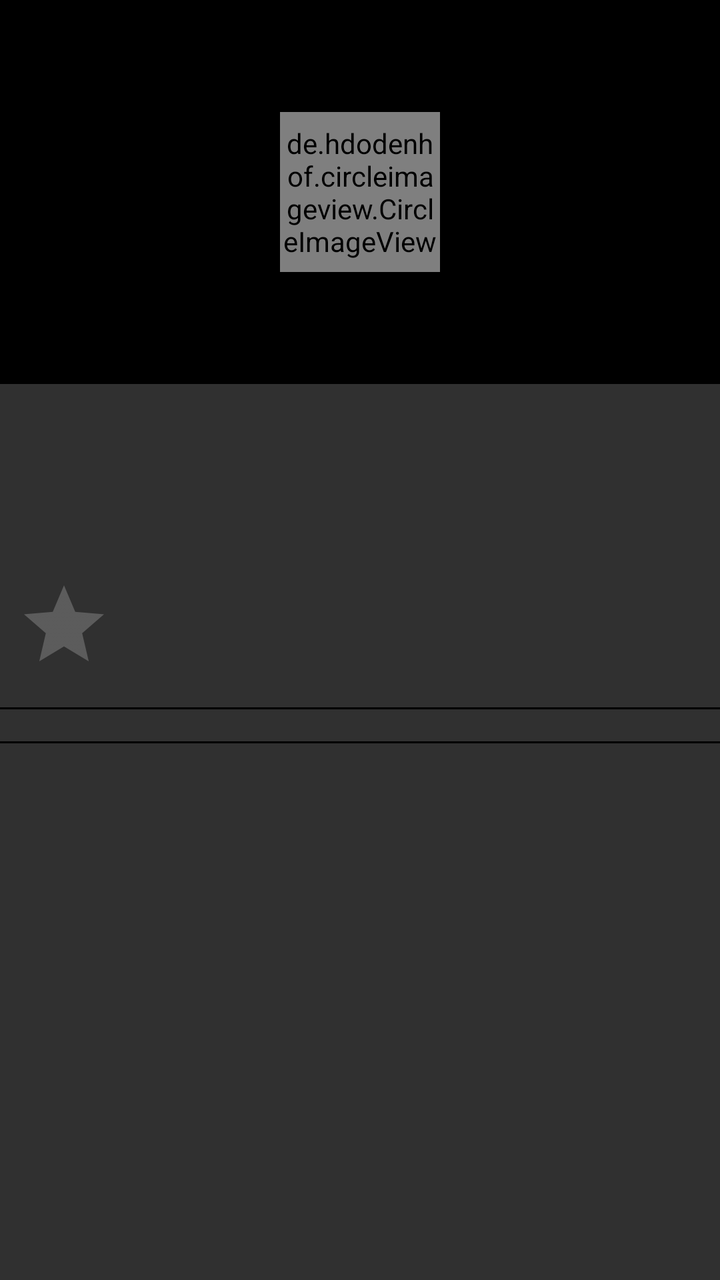
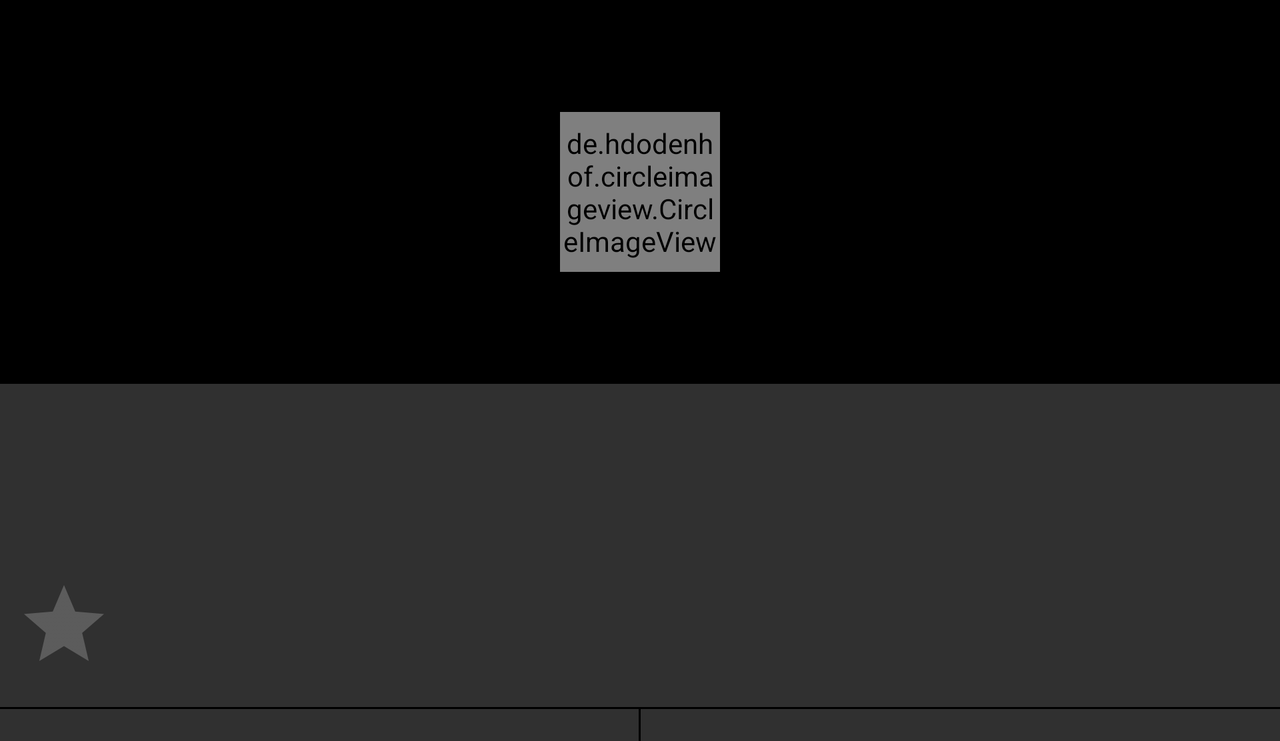

Two renders of one Android screen. The first uses the default layout on a phone; the second uses the alternative layout the repository ships for a different screen configuration, on a matching device. The two XML files are below.
<!-- AndroidManifest.xml: application theme AppTheme -->
<!-- res/layout/fragment_movie_detail.xml -->
<?xml version="1.0" encoding="utf-8"?>
<ScrollView
    xmlns:android="http://schemas.android.com/apk/res/android"
    xmlns:app="http://schemas.android.com/apk/res-auto"
    android:id="@+id/coordinator"
    android:layout_width="match_parent"
    android:layout_height="match_parent">
        <LinearLayout
            android:layout_width="match_parent"
            android:layout_height="wrap_content"
            android:orientation="vertical">

            <FrameLayout
                android:layout_width="match_parent"
                android:layout_height="192dp"
                android:background="@color/black"
                android:fitsSystemWindows="true"
                app:layout_collapseMode="parallax"
                app:layout_collapseParallaxMultiplier="0.7"
                app:layout_scrollFlags="scroll|enterAlways|enterAlwaysCollapsed">

                <ImageView
                    android:id="@+id/ivMovieBackground"
                    android:layout_width="match_parent"
                    android:layout_height="match_parent"
                    android:contentDescription="@string/app_name"
                    android:scaleType="centerCrop"/>

                <de.hdodenhof.circleimageview.CircleImageView
                    android:id="@+id/ivMovie"
                    android:layout_width="80dp"
                    android:layout_height="80dp"
                    android:layout_gravity="center"/>
            </FrameLayout>

            <LinearLayout
                android:layout_width="match_parent"
                android:layout_height="wrap_content"
                android:orientation="horizontal"
                android:padding="8dp">

                <LinearLayout
                    android:layout_width="0dp"
                    android:layout_height="match_parent"
                    android:layout_weight="0.5"
                    android:orientation="vertical">

                    <TextView
                        android:id="@+id/tvYear"
                        android:layout_width="wrap_content"
                        android:layout_height="wrap_content"
                        android:textAppearance="?android:attr/textAppearanceLarge"/>

                    <TextView
                        android:id="@+id/tvDuration"
                        android:layout_width="wrap_content"
                        android:layout_height="wrap_content"
                        android:textAppearance="?android:attr/textAppearanceMedium"/>

                    <TextView
                        android:id="@+id/tvAverage"
                        android:layout_width="wrap_content"
                        android:layout_height="wrap_content"/>

                </LinearLayout>

                <TextView
                    android:id="@+id/tvSynopsis"
                    android:layout_width="0dp"
                    android:layout_height="match_parent"
                    android:layout_weight="1.5"
                    android:ellipsize="end"
                    android:padding="4dp"/>

            </LinearLayout>

            <android.support.v7.widget.AppCompatRatingBar
                android:id="@+id/rbFavorite"
                android:layout_width="wrap_content"
                android:layout_height="wrap_content"
                android:layout_margin="8dp"
                android:numStars="1"
                android:stepSize="1"/>

            <View
                android:layout_width="match_parent"
                android:layout_height="1dp"
                android:background="@color/black"/>

            <LinearLayout
                android:id="@+id/layoutTrailers"
                android:layout_width="match_parent"
                android:layout_height="wrap_content"
                android:orientation="vertical"
                android:padding="8dp"/>

            <View
                android:layout_width="match_parent"
                android:layout_height="1dp"
                android:background="@color/black"/>

            <LinearLayout
                android:id="@+id/layoutReviews"
                android:layout_width="match_parent"
                android:layout_height="wrap_content"
                android:orientation="vertical"
                android:padding="8dp"/>
        </LinearLayout>
</ScrollView>
<!-- resources referenced by this layout -->
<resources>
  <color name="black">#000000</color>
  <string name="app_name">Popular Movies</string>
  <style name="AppTheme" parent="AppTheme.Base">
          
      </style>
  <style name="AppTheme.Base" parent="Theme.AppCompat">
          <item name="colorPrimary">@color/orange</item>
          <item name="colorPrimaryDark">@color/orange_dark</item>
          <item name="colorAccent">@color/orange_light</item>
          <item name="windowActionBar">true</item>
          <item name="windowNoTitle">false</item>
      </style>
  <color name="orange">#EF6C00</color>
  <color name="orange_dark">#E65100</color>
  <color name="orange_light">#FFA726</color>
</resources>
<!-- res/layout-land/fragment_movie_detail.xml (the repository's variant of the layout above) -->
<!-- drawn on the phone turned sideways -->
<?xml version="1.0" encoding="utf-8"?>
<ScrollView
    xmlns:android="http://schemas.android.com/apk/res/android"
    xmlns:app="http://schemas.android.com/apk/res-auto"
    android:id="@+id/coordinator"
    android:layout_width="match_parent"
    android:layout_height="match_parent">
        <LinearLayout
            android:layout_width="match_parent"
            android:layout_height="wrap_content"
            android:orientation="vertical">

            <FrameLayout
                android:layout_width="match_parent"
                android:layout_height="192dp"
                android:background="@color/black"
                android:fitsSystemWindows="true"
                app:layout_collapseMode="parallax"
                app:layout_collapseParallaxMultiplier="0.7"
                app:layout_scrollFlags="scroll|enterAlways|enterAlwaysCollapsed">

                <ImageView
                    android:id="@+id/ivMovieBackground"
                    android:layout_width="match_parent"
                    android:layout_height="match_parent"
                    android:contentDescription="@string/app_name"
                    android:scaleType="centerCrop"/>

                <de.hdodenhof.circleimageview.CircleImageView
                    android:id="@+id/ivMovie"
                    android:layout_width="80dp"
                    android:layout_height="80dp"
                    android:layout_gravity="center"/>
            </FrameLayout>

            <LinearLayout
                android:layout_width="match_parent"
                android:layout_height="wrap_content"
                android:orientation="horizontal"
                android:padding="8dp">

                <LinearLayout
                    android:layout_width="0dp"
                    android:layout_height="match_parent"
                    android:layout_weight="0.5"
                    android:orientation="vertical">

                    <TextView
                        android:id="@+id/tvYear"
                        android:layout_width="wrap_content"
                        android:layout_height="wrap_content"
                        android:textAppearance="?android:attr/textAppearanceLarge"/>

                    <TextView
                        android:id="@+id/tvDuration"
                        android:layout_width="wrap_content"
                        android:layout_height="wrap_content"
                        android:textAppearance="?android:attr/textAppearanceMedium"/>

                    <TextView
                        android:id="@+id/tvAverage"
                        android:layout_width="wrap_content"
                        android:layout_height="wrap_content"/>

                </LinearLayout>

                <TextView
                    android:id="@+id/tvSynopsis"
                    android:layout_width="0dp"
                    android:layout_height="match_parent"
                    android:layout_weight="1.5"
                    android:ellipsize="end"
                    android:padding="4dp"/>

            </LinearLayout>

            <android.support.v7.widget.AppCompatRatingBar
                android:id="@+id/rbFavorite"
                android:layout_width="wrap_content"
                android:layout_height="wrap_content"
                android:layout_margin="8dp"
                android:numStars="1"
                android:stepSize="1.0"/>

            <View
                android:layout_width="match_parent"
                android:layout_height="1dp"
                android:background="@color/black"/>

            <LinearLayout
                android:layout_width="match_parent"
                android:layout_height="match_parent"
                android:orientation="horizontal">

                <LinearLayout
                    android:id="@+id/layoutTrailers"
                    android:layout_width="0dp"
                    android:layout_height="wrap_content"
                    android:layout_weight="1"
                    android:orientation="vertical"
                    android:padding="8dp"/>

                <View
                    android:layout_width="1dp"
                    android:layout_height="match_parent"
                    android:background="@color/black"/>

                <LinearLayout
                    android:id="@+id/layoutReviews"
                    android:layout_width="0dp"
                    android:layout_height="wrap_content"
                    android:layout_weight="1"
                    android:orientation="vertical"
                    android:padding="8dp"/>
            </LinearLayout>


        </LinearLayout>
</ScrollView>
